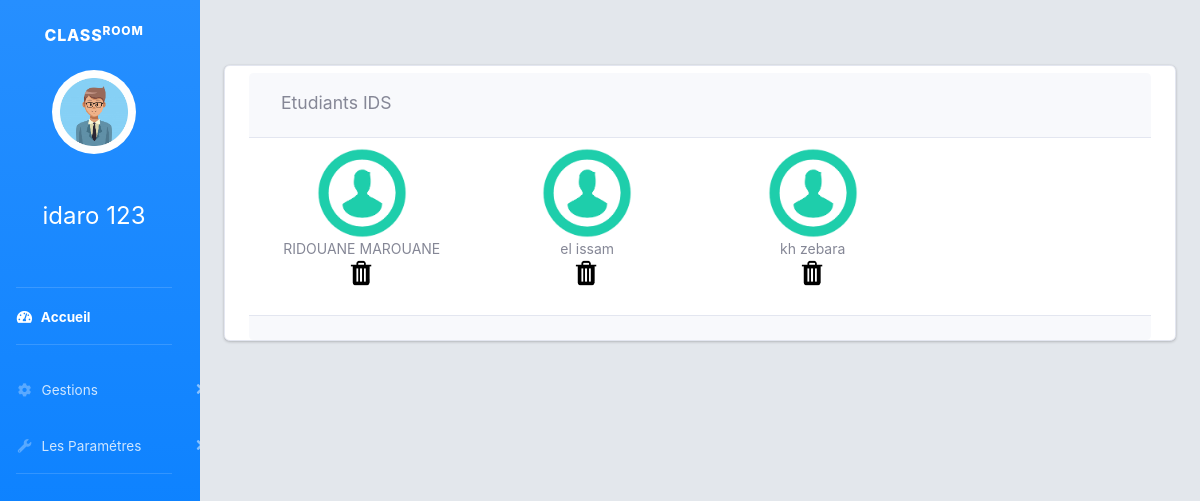
/groupe_etud_pr.php (signed in), run on the app's committed database.
### tables this page shows
CREATE TABLE IF NOT EXISTS `utilisateur` (
  `id_utilisateur` int(11) NOT NULL AUTO_INCREMENT,
  `mail` varchar(200) DEFAULT NULL,
  `mot_pass` varchar(255) DEFAULT NULL,
  `nom` text,
  `prenom` text,
  `matiere` varchar(50) DEFAULT NULL,
  `image` varchar(255) DEFAULT NULL,
  `id_classe` int(11) DEFAULT NULL,
  `profession` text,
  PRIMARY KEY (`id_utilisateur`),
  UNIQUE KEY `mail` (`mail`),
  KEY `FK_CONTENIR` (`id_classe`)
);

CREATE TABLE IF NOT EXISTS `classe` (
  `id_classe` int(11) NOT NULL AUTO_INCREMENT,
  `nom_classe` char(20) DEFAULT NULL,
  PRIMARY KEY (`id_classe`),
  UNIQUE KEY `nom_classe` (`nom_classe`)
);

### groupe_etud_pr.php (the view, shortened to what this page needs)
<!DOCTYPE html>
<html lang="en">
<head>
    <link rel="stylesheet" href="style/bootstrap/css/bootstrap.min.css">
   <link rel="stylesheet" href="style/font-awesome/css/all.min.css">
  <link rel="stylesheet" href="style/css/adminlte.min.css">
</head>
<body id="page-top" style="  background-color: #b3bfcc5c;">
<div id="wrapper">
          <ul class="navbar-nav bg-gradient-primary sidebar sidebar-dark accordion col-md-2 col-sm-2" id="accordionSidebar">
          <?php include 'nav_pr.php';?>
          </ul>
          <div class="container-fluid col-md-10 col-sm-10">
          <div style=" padding-top: 65px;">
            <div class="card container" style="padding-top:7px; height: auto; width:100%">
              <div class="  card-header ">
              <h3 class="card-title col-md-6 col-sm-6 " style="padding-top:7px;">
                        Etudiants
                        <?php
                        $req = "SELECT * FROM classe where id_classe=".$_SESSION['id_classe'];
                        $t = mysqli_query($con,$req);
                        foreach($t as $row) { echo $row['nom_classe']; }
                         ?>
                  </h3>
                  </div>
                  <div class="card-body p-0">
                    <ul class="users-list clearfix" id="tab">
                    <?php
                    include 'cnx.php';
                        $req = "SELECT * FROM utilisateur where profession = 'Etudiant' and id_classe=".$_SESSION['id_classe'];
                        $t = mysqli_query($con,$req);
                          foreach($t as $row) {
                            ?>
                    <li>
                       <img src="images/<?php echo $row['image'] ;?>" style="width: 90px;" alt="User Image">
                          <a class="users-list-name" ><?php echo $row['nom'] ." ".$row['prenom'];?></a>
                          <a data-toggle="modal" data-target="#del_<?php echo $row['id_utilisateur']; ?>" href="#del_<?php echo $row['id_utilisateur']; ?>"><img src="images/delete.png" style="width: 30px;"></a>
                     </li>
                      <?php }?>
                    </ul>
                  </div>
                  <div class="card-footer text-center">
                  </div>
                </div>
              </div>
                          </div>
                        </div>
    <link href="css/sb-admin-2.min.css" rel="stylesheet">
</body>
</html>

### nav_pr.php (shortened to what this page needs)
<?php session_start();
        include 'cnx.php';
        $sql = "SELECT * from utilisateur where id_utilisateur=".$_SESSION['id'];
        $t=$con->query($sql);
?>
<!DOCTYPE html>
<html lang="en">
<head>
    <link href="css/sb-admin-2.min.css" rel="stylesheet">
</head>
<body id="page-top">
            <a class="sidebar-brand d-flex align-items-center justify-content-center" href="index.php">
            <div class="sidebar-brand-text mx-3">Class<sup>room</sup></div>
            </a>
            <div class="sidebar-brand-icon ">
                                <div class="container"><center><img class="img-profile rounded-circle" src="images/<?php foreach ($t as $row) { echo $row['image'];}?>" width="60%"></center></div><br>
                                    <span class="sidebar-brand-text mx-3" style="color:white;"><center><h4><?php foreach ($t as $row) { echo $row['nom'] ." " .$row['prenom'];}?></h4></center></span>
                            <br>
            </div>
            <br>
            <hr class="sidebar-divider my-0">
            <li class="nav-item active">
                <a class="nav-link" href="home_pr.php">
                    <i class="fas fa-fw fa-tachometer-alt"></i>
                    <span>Accueil</span></a>
            </li>
            <hr class="sidebar-divider">
            <li class="nav-item">
                <a class="nav-link collapsed" href="#" data-toggle="collapse" data-target="#collapseTwo"
                    aria-expanded="true" aria-controls="collapseTwo">
                    <i class="fas fa-fw fa-cog"></i>
                    <span>Gestions</span>
                </a>
            </li>
            <li class="nav-item">
                <a class="nav-link collapsed" href="#" data-toggle="collapse" data-target="#collapseUtilities"
                    aria-expanded="true" aria-controls="collapseUtilities">
                    <i class="fas fa-fw fa-wrench"></i>
                    <span>Les Paramétres</span>
                </a>
            </li>
            <hr class="sidebar-divider">
            </body>
</html>

### data on the page
utilisateur: image (picture), nom "idaro", prenom "123"
classe: nom_classe "IDS"
utilisateur: image (picture), nom "RIDOUANE", prenom "MAROUANE"
utilisateur: image (picture), nom "el", prenom "issam"
utilisateur: image (picture), nom "kh", prenom "zebara"
